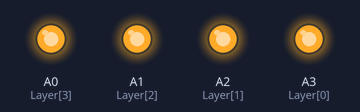
The sketch below on a simulated Arduino Uno, built with avr-gcc and run on an emulated ATmega328P. On the bench: output pins drawn as LEDs (lit = HIGH). Random numbers use the default seed unless the sketch sets one; pins used as bus, display or sensor lines are not drawn.

Above: at 0.1 s.
At 2.5 s:
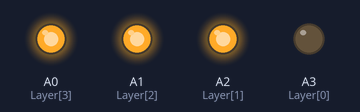
At 4.9 s:
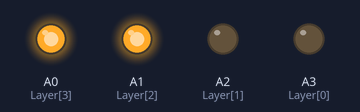
At 7.3 s:
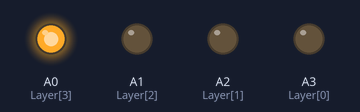
At 27.41 s:
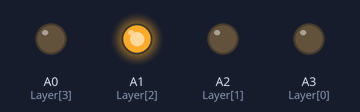
At 37.7 s:
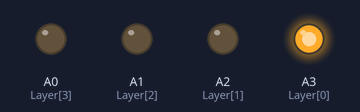
Timing chart, 0 to 40.0 s (numbered marks = the images above):
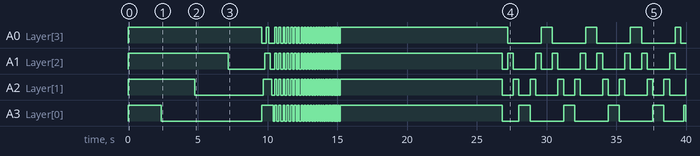

The sketch:

Project_LEDcube.ino
```cpp
int Column[16] = {13, 12, 11, 10, 9, 8, 7, 6, 5, 4, 3, 2, 1, 0, A5, A4};  // maak een lijst aan voor kolommen
int Layer[4] = {A3, A2, A1, A0};  // maak een lijst aan voor de lagen


void setup() {
  // put your setup code here, to run once
  for (int i = 0; i < 16; i++)
  {
    pinMode(Column[i], OUTPUT);  // initialiseer alle kolommen als output d.m.v een for-loop
  }
  //setting layers to output
  for (int i = 0; i < 4; i++)
  {
    pinMode(Layer[i], OUTPUT);  // initialiseer alle lagen als output d.m.v een for-loop
  }
}

void loop() {
  // put your main code here, to run repeatedly:

  LayerOneByOne();  // voer LayerOneByOne uit
  Layers();  // voer Layers uit
  TurnOffLayers();  // voer TurnOffLayers uit
  delay(20);  // wacht 100ms
  FlickerFaster();  // voer FlickerFaster uit
  delay(50);  // wacht 20ms
  ColumnsOff();  // voer ColumnsOff uit
  delay(200);  // wacht 200ms
  ColumnsOnOff();  // voer ColumnsOnOff uit
  delay(200);  // wacht 200ms
  OneByOneUpDown();  // voer OneByOneUpDown uit
  delay(200);  // wacht 200ms
  RandomRain();  // voer RandomRain uit
  delay(200);  // wacht 200ms
  OneByOneRandom();  // voer OneByOneRandom uit
  delay(10000);  // wacht 100000ms
  // einde programma
}


void Layers() {  // maak sub-programma Layers aan
  for (int i = 0; i < 16; i++)
  {
    digitalWrite(Column[i], 0);  // Stuur alle kolommen laag d.m.v. een for-loop
  }
  for (int j = 0; j < 4; j++) {
    digitalWrite(Layer[j], 1);  // Stuur de lagen een voor een hoog, d.m.v. een for-loop
    delay(100);  // wacht 100ms
}
}
void TurnOffLayers() {  // maak sub-programma TurnOffLayers aan
  for (int i = 0; i < 16; i++) {
    digitalWrite(Column[i], 0);  // Stuur alle kolommen laag d.m.v. een for-loop
  }
  for (int j = 4; j >= 0; j--) {
    digitalWrite(Layer[j], 0);  // Stuur alle lagen laag d.m.v. een for-loop
    delay(100);
  }
}

void LayerOneByOne(){  // maak sub-programma LayerOneByOne aan
  TurnOn(); // roep programma TurnOn op
  for (int i = 0; i <= 3; i++) { // stuur elke laag aan d.m.v.
    digitalWrite(Layer[i], 1); // stuur "i" aan dir wordt bij elke loop verhoogd
    for (int j = 0; j < 16; j++) { // stuur elke individuele LED aan d.m.v. een for-loop in de for-loop van layers     digitalWrite(Column[j], 0);
      delay(75); // wacht 75 ms
      digitalWrite(Column[j], 1); // stuur "j" aan dit wordt bij elke loop verhoogd
      delay(75); // wacht 75 ms
  }
    digitalWrite(Layer[i], 0); // zet elke layer terug uit
  }
}

void ColumnsOff() {  // maak sub-programma ColumnsOff aan
  for (int i = 0; i < 16; i++) { // maak een for-loop voor elke kolom
    digitalWrite(Layer[0], 1); // zet laag 1 hoog
    digitalWrite(Layer[1], 1); // zet laag 2 hoog
    digitalWrite(Layer[2], 1); // zet laag 3 hoog
    digitalWrite(Layer[3], 1); // zet laag 4 hoog
    digitalWrite(Column[i], 1); // zet elke kolom hoog, d.m.v. de for-loop
    delay(100); // wacht 100ms na elke loop
  }
}

void TurnOn() {  // maak sub-programma TurnOn aan
  for (int i = 0; i < 16; i++) { // maak een for-loop voor elke kolom
    digitalWrite(Column[i], 0); // stuur elke kolom laag d.m.v de for-loop
  }
  for (int i = 0; i < 4; i++) { // maak een for-loop voor elke layer
    digitalWrite(Layer[i], 1); // stuur elke layer aan d.m.v. de for-loop
  }
}

void TurnOff() {  // maak sub-programma TurnOff aan
  for (int i = 0; i < 16; i++) { // maak een for-loop voor elke kolom
    digitalWrite(Column[i], 1); // stuur elke kolom hoog d.m.v de for-loop
  }
  for (int i = 0; i < 4; i++) { // maak een for-loop voor elke layer
    digitalWrite(Layer[i], 0); // stuur elke layer laag d.m.v de for-loop
  }
}

void FlickerFaster() {  // maak sub-programma FlickerFaster aan
  int i = 150; // stel getal i gelijk aan 150
  while (i != 1) // wanneer i niet 1 is:
  {
    TurnOn(); // roep TurnOn op
    delay(i); // wacht met waarde i
    TurnOff(); // roep TurnOff op
    delay(i); // wacht weer met waarde i
    i -= 5; // er wordt 5 van i afgetrokken voor elke loop
    if (i <= 5) { // als i kleiner of gelijk aan 5 is:
      i = 1; // wordt i gelijkgesteld aan 1 om uit de while-loop te komen
    }
  }
}
void RandomRain(){  // maak sub-programma RandomRain aan
  TurnOff(); // roep TurnOff op
  int x = 100; // stel getal x gelijk aan 100
  for (int i = 0; i != 60; i += 2) // maak een for-loop aan waarbij i elke keer met 2 wordt opgeteld en i niet gelijk mag zijn aan 60
  {
    int randomColumn = random(0, 16); // de variabele RandomColumn is gelijk aan een random getal tussen 0 en 16
    digitalWrite(Column[randomColumn], 0); // zet RandomColumn laag
    digitalWrite(Layer[0], 1); // zet de eerste layer hoog
    delay(x + 50); // wacht x+50 ms
    digitalWrite(Layer[0], 0); // zet layer 1 laag
    digitalWrite(Layer[1], 1); // zet layer 2 hoog
    delay(x); // wacht x ms
    digitalWrite(Layer[1], 0); // zet layer 2 laag
    digitalWrite(Layer[2], 1); // zet layer 3 hoog
    delay(x); // wacht x ms
    digitalWrite(Layer[2], 0); // zet layer 3 laag
    digitalWrite(Layer[3], 1); // zet layer 4 hoog
    delay(x + 50); // wacht x + 50 ms
    digitalWrite(Layer[3], 0); // zet layer 4 laag
    digitalWrite(Column[randomColumn], 1); // zet randomColumn hoog
  }
}

void OneByOneUpDown(){  // maak sub-programma OneByOneUpDown aan
  int x = 50; // stel getal x gelijk aan 50
  TurnOff(); // roep TurnOff op
  for (int y = 0; y < 2; y++) // deze loop is enkel zodat die dit sub-programma tweemaal uitvoert
  {
    //0-3
    for (int count = 4; count != 0; count--) // voor variable count met startwaarde 4, laat je count zakken met 1, maar hij mag nooit 0 worden
    {
      digitalWrite(Layer[count - 1], 1); // zet layer van waarde count - 1 hoog
      for (int i = 0; i < 4; i++) // maak een for-loop voor Columns 0-3
      {
        digitalWrite(Column[i], 0); // zet kolom i laag
        delay(x); // wacht x ms
        digitalWrite(Column[i], 1); // zet kolom i hoog
        delay(x); // wacht x ms
      }
      digitalWrite(Layer[count - 1], 0); // zet layer count - 1 laag
    }
    //4-7
    for (int count = 0; count < 4; count++) // maar weer een for-loop aan met count, voor kolom 4-7 waarbij count optelt
    {
      digitalWrite(Layer[count], 1); // zet layer count hoog
      for (int i = 4; i < 8; i++) // maak een for-loop aan voor Columns 4-7
      {
        digitalWrite(Column[i], 0); // zet column i laag
        delay(x); // wacht x ms
        digitalWrite(Column[i], 1); // zet column i hoog
        delay(x); // wacht x ms
      }
      digitalWrite(Layer[count], 0); // zet layer count laag
    }
    //8-11
    for (int count = 4; count != 0; count--) // maak weer een for-loop aan met count voor 8-11 waarbij count daalt
    {
      digitalWrite(Layer[count - 1], 1); // stuur layer count - 1 hoog
      for (int i = 8; i < 12; i++) // maak een for-loop om Columns 8-11 aan te sturen
      {
        digitalWrite(Column[i], 0); // zet Column i laag
        delay(x); // wacht x ms
        digitalWrite(Column[i], 1); // zet Column i hoog
        delay(x); // wacht x ms
      }
      digitalWrite(Layer[count - 1], 0); // zet laag count - 1 laag
    }
    //12-15
    for (int count = 0; count < 4; count++) // maak een for-loop met count aan voor 12-15 waarbij count optelt
    {
      digitalWrite(Layer[count], 1); // stur layer count hoog
      for (int i = 12; i < 16; i++) // maak een for-loop voor Column 12-16 aan te sturen
      {
        digitalWrite(Column[i], 0); // zet Column i laag
        delay(x); //wacht x ms
        digitalWrite(Column[i], 1); // zet Column i hoog
        delay(x); // wacht x ms
      }
      digitalWrite(Layer[count], 0); // zet Layer count laag
    }
  }
}

void ColumnsOnOff(){  // maak sub-programma ColumnsOnOff aan
  int x = 75; // stel getal x gelijk aan 75
  TurnOff(); // roep TurnOff op
  //turn on layers
  for (int i = 0; i < 4; i++) // maak een for-loop met i waarbij i kleiner blijft dan 4 en telkens wordt opgeteld met 1
  {
    digitalWrite(Layer[i], 1); // zet layer i hoog
  }
  for (int y = 0; y < 2; y++) // deze for-loop is puur om het volgende 3x uit te voeren
  {
    //turn on 0-3
    for (int i = 0; i < 4; i++) // maak een for-loop aan voor Columns 0-3 hoog te sturen
    {
      digitalWrite(Column[i], 0); // zet Column i laag
      delay(x); // wacht x ms
    }
    //turn on 4-7
    for (int i = 4; i < 8; i++) // maak een for-loop aan voor Columns 4-7 hoog te sturen
    {
      digitalWrite(Column[i], 0); // zet Column i laag
      delay(x); // wacht x ms
    }
    //turn on 8-11
    for (int i = 8; i < 12; i++) // maak een for-loop aan voor Columns 8-11 hoog te sturen
    {
      digitalWrite(Column[i], 0); // zet Column i laag
      delay(x); // wacht x ms
    }
    //turn on 12-15
    for (int i = 12; i < 16; i++) // maak een for-loop aan voor Columns 12-15 hoog te sturen
    {
      digitalWrite(Column[i], 0); // zet Column i laag
      delay(x); // wacht x ms
    }
    //turn off 0-3
    for (int i = 0; i < 4; i++) // maak een for-loop aan voor Columns 0-3 laag te sturen
    {
      digitalWrite(Column[i], 1); // zet column i hoog
      delay(x); // wacht x ms
    }
    //turn off 4-7
    for (int i = 4; i < 8; i++) // maak een for-loop aan voor Columns 4-7 laag te sturen
    {
      digitalWrite(Column[i], 1); // zet column i hoog
      delay(x); // wacht x ms
    }
    //turn off 8-11
    for (int i = 8; i < 12; i++) // maak een for-loop aan voor Columns 8-11 laag te sturen
    {
      digitalWrite(Column[i], 1); // zet column i hoog
      delay(x); // wacht x ms
    }
    //turn off 12-15
    for (int i = 12; i < 16; i++) // maak een for-loop aan voor Columns 12-15 laag te sturen
    {
      digitalWrite(Column[i], 1); // zet column i hoog
      delay(x); // wacht x ms
    }
    //turn on 12-15
    for (int i = 12; i < 16; i++) // maak een for-loop aan voor Columns 12-15 hoog te sturen
    {
      digitalWrite(Column[i], 0); // zet column i laag
      delay(x); // wacht x ms
    }
    //turn on 8-11
    for (int i = 8; i < 12; i++) // maak een for-loop aan voor Columns 8-11 hoog te sturen
    {
      digitalWrite(Column[i], 0); // zet column i laag
      delay(x); // wacht x ms
    }
    //turn on 4-7
    for (int i = 4; i < 8; i++) // maak een for-loop aan voor Columns 4-7 hoog te sturen
    {
      digitalWrite(Column[i], 0); // zet column i laag
      delay(x); // wacht x ms
    }
    //turn on 0-3
    for (int i = 0; i < 4; i++) // maak een for-loop aan voor Columns 0-3 hoog te sturen
    {
      digitalWrite(Column[i], 0); // zet column i laag
      delay(x); // wacht x ms
    }
    //turn off 12-15
    for (int i = 12; i < 16; i++) // maak een for-loop aan voor Columns 12-15 laag te sturen
    {
      digitalWrite(Column[i], 1); // zet column i hoog
      delay(x); // wacht x ms
    }
    //turn off 8-11
    for (int i = 8; i < 12; i++) // maak een for-loop aan voor Columns 8-11 laag te sturen
    {
      digitalWrite(Column[i], 1); // zet column i hoog
      delay(x); // wacht x ms
    }
    //turn off 4-7
    for (int i = 4; i < 8; i++) // maak een for-loop aan voor Columns 4-7 laag te sturen
    {
      digitalWrite(Column[i], 1); // zet column i hoog
      delay(x); // wacht x ms
    }
    //turn off 0-3
    for (int i = 0; i < 4; i++) // maak een for-loop aan voor Columns 0-3 laag te sturen
    {
      digitalWrite(Column[i], 1); // zet column i hoog
      delay(x); // wacht x ms
    }
  }
}

void OneByOneRandom(){  // maak sub-programma OneByOneRandom aan
  TurnOff(); // roep TurnOff op
  int x = 10; // stel getal x gelijk aan 10
  for (int i = 0; i != 750; i += 2) // maak een for-loop aan waarbij i een startwaarde van 0 heeft en nooit 750 mag worden, en wordt telkens met 2 opgeteld
  {
    int RandomLayer = random(0, 4); // variabele RandomLayer kiest een random getal tussen 0 en 4
    int RandomColumn = random(0, 16); // variabele RandomColumn kiest een random getal tussen 0 en 16

    digitalWrite(Layer[RandomLayer], 1); // stuur RandomLayer hoog
    digitalWrite(Column[RandomColumn], 0); // stuur RandomColumn laag
    delay(x); // wacht x ms
    digitalWrite(Layer[RandomLayer], 0); // stuur RandomLayer laag
    digitalWrite(Column[RandomColumn], 1); // stuur RandomColumn hoog
    delay(x); // wacht x ms
  }
}
```

Measured:
- by itself, A0 (Layer[3]): LOW → HIGH at 0.00 s, → LOW 9.6 s later, → HIGH 0.30 s later, → LOW 0.20 s later, … (72 changes in this stretch)
- by itself, A1 (Layer[2]): LOW → HIGH at 0.00 s, → LOW 7.2 s later, → HIGH 2.6 s later, → LOW 0.40 s later, … (80 changes in this stretch)
- by itself, A2 (Layer[1]): LOW → HIGH at 0.00 s, → LOW 4.8 s later, → HIGH 4.9 s later, → LOW 0.60 s later, … (81 changes in this stretch)
- by itself, A3 (Layer[0]): LOW → HIGH at 0.00 s, → LOW 2.4 s later, → HIGH 7.2 s later, → LOW 0.80 s later, … (74 changes in this stretch)
